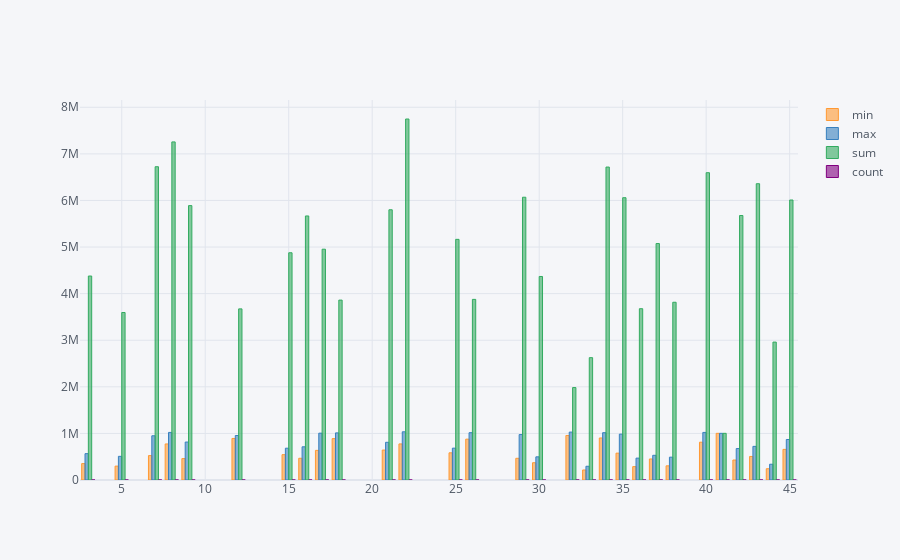

Notebook code for this chart:
### Code cell
neg_data.iplot(kind='bar', x='Store')

### Figure 1 — Plotly figure (JSON) as saved in the notebook; plotly's stock layout.template omitted (floating-point values rounded to 4 significant figures)
{"data": [{"marker": {"color": "rgba(255, 153, 51, 0.6)", "line": {"color": "rgba(255, 153, 51, 1.0)", "width": 1}}, "name": "min", "orientation": "v", "text": "", "type": "bar", "x": [7, 43, 29, 9, 42, 16, 37, 3, 30, 38, 36, 5, 44, 33, 22, 8, 45, 21, 25, 15, 34, 40, 35, 17, 26, 18, 12, 32, 41], "y": [524100.0, 505400.0, 466000.0, 459800.0, 429000.0, 466800.0, 451300.0, 352300.0, 370900.0, 303900.0, 287400.0, 298200.0, 241900.0, 215400.0, 774300.0, 773600.0, 657000.0, 642800.0, 583400.0, 543800.0, 902100.0, 811300.0, 576300.0, 635900.0, 877300.0, 887900.0, 891700.0, 955500.0, 1002000.0]}, {"marker": {"color": "rgba(55, 128, 191, 0.6)", "line": {"color": "rgba(55, 128, 191, 1.0)", "width": 1}}, "name": "max", "orientation": "v", "text": "", "type": "bar", "x": [7, 43, 29, 9, 42, 16, 37, 3, 30, 38, 36, 5, 44, 33, 22, 8, 45, 21, 25, 15, 34, 40, 35, 17, 26, 18, 12, 32, 41], "y": [949100.0, 722100.0, 975300.0, 814800.0, 674900.0, 712400.0, 529900.0, 565600.0, 497400.0, 490300.0, 469600.0, 507900.0, 338700.0, 294900.0, 1034000.0, 1021000.0, 869400.0, 809300.0, 683700.0, 682400.0, 1016000.0, 1021000.0, 984800.0, 1005000.0, 1016000.0, 1011000.0, 955100.0, 1029000.0, 1002000.0]}, {"marker": {"color": "rgba(50, 171, 96, 0.6)", "line": {"color": "rgba(50, 171, 96, 1.0)", "width": 1}}, "name": "sum", "orientation": "v", "text": "", "type": "bar", "x": [7, 43, 29, 9, 42, 16, 37, 3, 30, 38, 36, 5, 44, 33, 22, 8, 45, 21, 25, 15, 34, 40, 35, 17, 26, 18, 12, 32, 41], "y": [6724000.0, 6359000.0, 6070000.0, 5890000.0, 5677000.0, 5667000.0, 5075000.0, 4378000.0, 4369000.0, 3815000.0, 3676000.0, 3595000.0, 2960000.0, 2626000.0, 7748000.0, 7256000.0, 6010000.0, 5800000.0, 5165000.0, 4878000.0, 6717000.0, 6596000.0, 6059000.0, 4954000.0, 3876000.0, 3861000.0, 3673000.0, 1984000.0, 1002000.0]}, {"marker": {"color": "rgba(128, 0, 128, 0.6)", "line": {"color": "rgba(128, 0, 128, 1.0)", "width": 1}}, "name": "count", "orientation": "v", "text": "", "type": "bar", "x": [7, 43, 29, 9, 42, 16, 37, 3, 30, 38, 36, 5, 44, 33, 22, 8, 45, 21, 25, 15, 34, 40, 35, 17, 26, 18, 12, 32, 41], "y": [10, 10, 10, 10, 10, 10, 10, 10, 10, 10, 10, 10, 10, 10, 8, 8, 8, 8, 8, 8, 7, 7, 7, 6, 4, 4, 4, 2, 1]}], "layout": {"legend": {"bgcolor": "#F5F6F9", "font": {"color": "#4D5663"}}, "paper_bgcolor": "#F5F6F9", "plot_bgcolor": "#F5F6F9", "title": {"font": {"color": "#4D5663"}}, "xaxis": {"gridcolor": "#E1E5ED", "showgrid": true, "tickfont": {"color": "#4D5663"}, "title": {"font": {"color": "#4D5663"}, "text": ""}, "zerolinecolor": "#E1E5ED"}, "yaxis": {"gridcolor": "#E1E5ED", "showgrid": true, "tickfont": {"color": "#4D5663"}, "title": {"font": {"color": "#4D5663"}, "text": ""}, "zerolinecolor": "#E1E5ED"}}}
